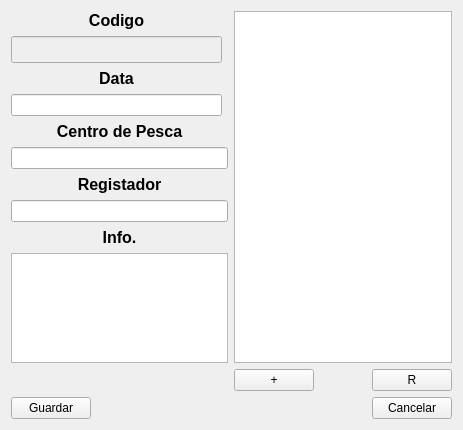
<?xml version="1.0" encoding="UTF-8"?>
<ui version="4.0">
 <class>Form</class>
 <widget class="QWidget" name="Form">
  <property name="geometry">
   <rect>
    <x>0</x>
    <y>0</y>
    <width>463</width>
    <height>430</height>
   </rect>
  </property>
  <property name="windowTitle">
   <string>Ficha Scan</string>
  </property>
  <layout class="QGridLayout" name="gridLayout_3">
   <item row="9" column="0" colspan="2">
    <widget class="QPlainTextEdit" name="PTEInfo"/>
   </item>
   <item row="8" column="0" colspan="2">
    <widget class="QLabel" name="label_9">
     <property name="font">
      <font>
       <pointsize>12</pointsize>
       <weight>75</weight>
       <bold>true</bold>
      </font>
     </property>
     <property name="text">
      <string>Info.</string>
     </property>
     <property name="alignment">
      <set>Qt::AlignCenter</set>
     </property>
    </widget>
   </item>
   <item row="5" column="0" colspan="2">
    <widget class="QLineEdit" name="LECentroPesca">
     <property name="readOnly">
      <bool>true</bool>
     </property>
    </widget>
   </item>
   <item row="6" column="0" colspan="2">
    <widget class="QLabel" name="label_8">
     <property name="font">
      <font>
       <pointsize>12</pointsize>
       <weight>75</weight>
       <bold>true</bold>
      </font>
     </property>
     <property name="text">
      <string>Registador</string>
     </property>
     <property name="alignment">
      <set>Qt::AlignCenter</set>
     </property>
    </widget>
   </item>
   <item row="11" column="0" colspan="3">
    <layout class="QGridLayout" name="gridLayout">
     <item row="0" column="0">
      <widget class="QPushButton" name="PBSave">
       <property name="text">
        <string>Guardar</string>
       </property>
      </widget>
     </item>
     <item row="0" column="1">
      <spacer name="horizontalSpacer_2">
       <property name="orientation">
        <enum>Qt::Horizontal</enum>
       </property>
       <property name="sizeHint" stdset="0">
        <size>
         <width>40</width>
         <height>20</height>
        </size>
       </property>
      </spacer>
     </item>
     <item row="0" column="2">
      <widget class="QPushButton" name="PBCancel">
       <property name="text">
        <string>Cancelar</string>
       </property>
      </widget>
     </item>
    </layout>
   </item>
   <item row="10" column="2">
    <layout class="QGridLayout" name="gridLayout_2">
     <item row="0" column="0">
      <widget class="QPushButton" name="PBAdd">
       <property name="text">
        <string>+</string>
       </property>
      </widget>
     </item>
     <item row="0" column="1">
      <spacer name="horizontalSpacer">
       <property name="orientation">
        <enum>Qt::Horizontal</enum>
       </property>
       <property name="sizeHint" stdset="0">
        <size>
         <width>40</width>
         <height>20</height>
        </size>
       </property>
      </spacer>
     </item>
     <item row="0" column="2">
      <widget class="QPushButton" name="PBremove">
       <property name="text">
        <string>R</string>
       </property>
      </widget>
     </item>
    </layout>
   </item>
   <item row="0" column="2" rowspan="10">
    <widget class="QListWidget" name="LWidgetPaths"/>
   </item>
   <item row="4" column="0" colspan="2">
    <widget class="QLabel" name="label">
     <property name="font">
      <font>
       <pointsize>12</pointsize>
       <weight>75</weight>
       <bold>true</bold>
      </font>
     </property>
     <property name="text">
      <string>Centro de Pesca</string>
     </property>
     <property name="alignment">
      <set>Qt::AlignCenter</set>
     </property>
    </widget>
   </item>
   <item row="1" column="0">
    <widget class="QLineEdit" name="LEN_Sequencial">
     <property name="enabled">
      <bool>false</bool>
     </property>
     <property name="font">
      <font>
       <pointsize>12</pointsize>
      </font>
     </property>
    </widget>
   </item>
   <item row="7" column="0" colspan="2">
    <widget class="QLineEdit" name="LERegistadores">
     <property name="readOnly">
      <bool>true</bool>
     </property>
    </widget>
   </item>
   <item row="0" column="0">
    <widget class="QLabel" name="label_12">
     <property name="font">
      <font>
       <pointsize>12</pointsize>
       <weight>75</weight>
       <bold>true</bold>
      </font>
     </property>
     <property name="text">
      <string>Codigo</string>
     </property>
     <property name="alignment">
      <set>Qt::AlignCenter</set>
     </property>
    </widget>
   </item>
   <item row="3" column="0">
    <widget class="QLineEdit" name="LEDataAmost">
     <property name="readOnly">
      <bool>true</bool>
     </property>
    </widget>
   </item>
   <item row="2" column="0">
    <widget class="QLabel" name="label_7">
     <property name="font">
      <font>
       <pointsize>12</pointsize>
       <weight>75</weight>
       <bold>true</bold>
      </font>
     </property>
     <property name="text">
      <string>Data</string>
     </property>
     <property name="alignment">
      <set>Qt::AlignCenter</set>
     </property>
    </widget>
   </item>
  </layout>
 </widget>
 <resources/>
 <connections/>
</ui>
